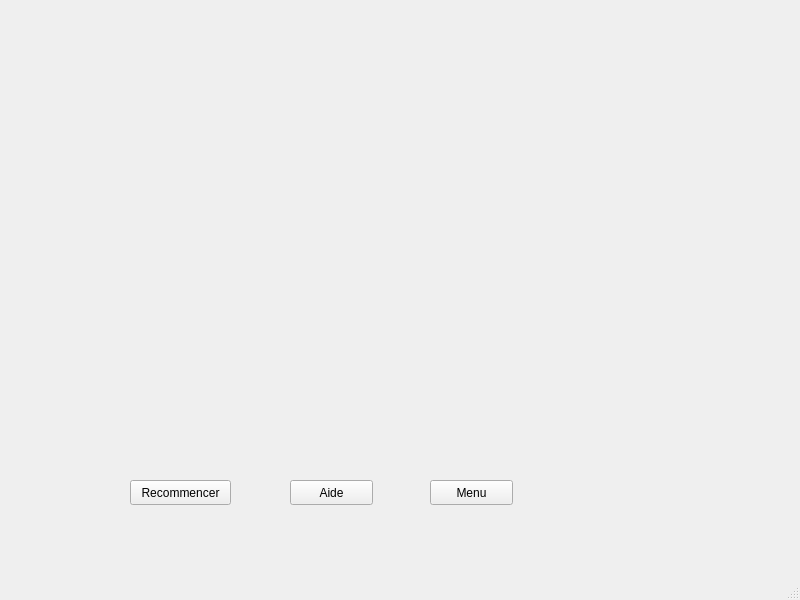
<?xml version="1.0" encoding="UTF-8"?>
<ui version="4.0">
 <class>Niveau2</class>
 <widget class="QMainWindow" name="Niveau2">
  <property name="geometry">
   <rect>
    <x>0</x>
    <y>0</y>
    <width>800</width>
    <height>600</height>
   </rect>
  </property>
  <property name="windowTitle">
   <string>MainWindow</string>
  </property>
  <widget class="QWidget" name="centralwidget">
   <widget class="QPushButton" name="Recommencer">
    <property name="geometry">
     <rect>
      <x>130</x>
      <y>480</y>
      <width>101</width>
      <height>25</height>
     </rect>
    </property>
    <property name="focusPolicy">
     <enum>Qt::NoFocus</enum>
    </property>
    <property name="text">
     <string>Recommencer</string>
    </property>
   </widget>
   <widget class="QPushButton" name="Menu">
    <property name="geometry">
     <rect>
      <x>430</x>
      <y>480</y>
      <width>83</width>
      <height>25</height>
     </rect>
    </property>
    <property name="focusPolicy">
     <enum>Qt::NoFocus</enum>
    </property>
    <property name="text">
     <string>Menu</string>
    </property>
   </widget>
   <widget class="QPushButton" name="aide">
    <property name="geometry">
     <rect>
      <x>290</x>
      <y>480</y>
      <width>83</width>
      <height>25</height>
     </rect>
    </property>
    <property name="focusPolicy">
     <enum>Qt::NoFocus</enum>
    </property>
    <property name="text">
     <string>Aide</string>
    </property>
   </widget>
  </widget>
  <widget class="QMenuBar" name="menubar">
   <property name="geometry">
    <rect>
     <x>0</x>
     <y>0</y>
     <width>800</width>
     <height>22</height>
    </rect>
   </property>
  </widget>
  <widget class="QStatusBar" name="statusbar"/>
 </widget>
 <resources/>
 <connections/>
</ui>
